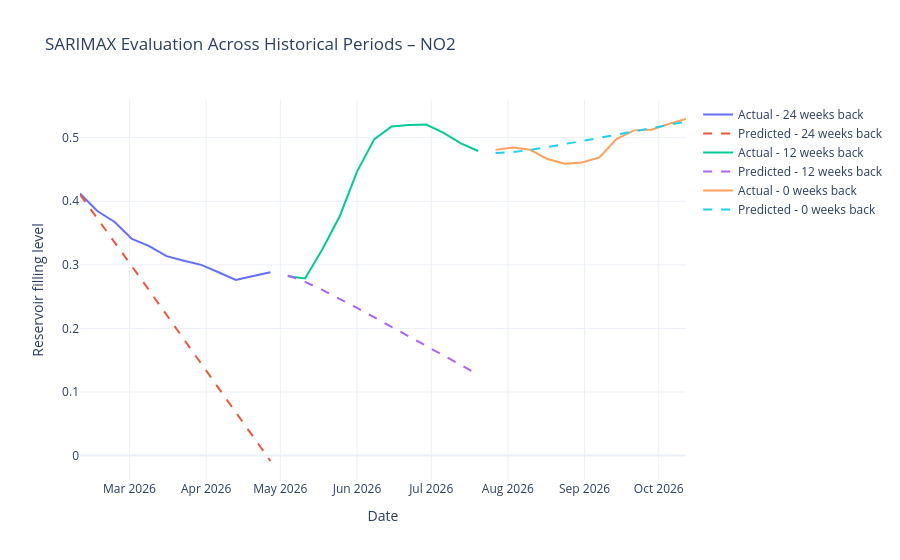

Write notebook code for a chart like this one.
### Code cell
fig = go.Figure()

for period, forecast in evaluation_forecasts.items():

    fig.add_trace(go.Scatter(
        x=forecast["Date"],
        y=forecast["Actual filling level"],
        mode="lines",
        name=f"Actual - {period}"
    ))

    fig.add_trace(go.Scatter(
        x=forecast["Date"],
        y=forecast["Predicted filling level"],
        mode="lines",
        line=dict(dash="dash"),
        name=f"Predicted - {period}"
    ))

fig.update_layout(
    title="SARIMAX Evaluation Across Historical Periods – NO2",
    xaxis_title="Date",
    yaxis_title="Reservoir filling level",
    template="plotly_white"
)

fig.show()
